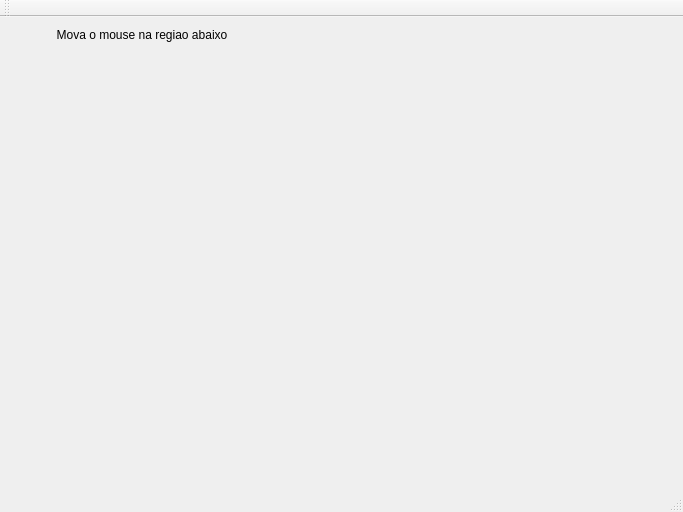
<?xml version="1.0" encoding="UTF-8"?>
<ui version="4.0">
 <class>MainWindow</class>
 <widget class="QMainWindow" name="MainWindow">
  <property name="geometry">
   <rect>
    <x>0</x>
    <y>0</y>
    <width>683</width>
    <height>512</height>
   </rect>
  </property>
  <property name="windowTitle">
   <string>MainWindow</string>
  </property>
  <widget class="QWidget" name="centralWidget">
   <layout class="QHBoxLayout" name="horizontalLayout" stretch="40,60">
    <item>
     <layout class="QVBoxLayout" name="verticalLayout" stretch="0,60,40">
      <item>
       <widget class="QLabel" name="label">
        <property name="text">
         <string>Mova o mouse na regiao abaixo</string>
        </property>
        <property name="alignment">
         <set>Qt::AlignCenter</set>
        </property>
       </widget>
      </item>
      <item>
       <widget class="MouseTracker" name="widgetTracker" native="true"/>
      </item>
      <item>
       <spacer name="verticalSpacer">
        <property name="orientation">
         <enum>Qt::Vertical</enum>
        </property>
        <property name="sizeHint" stdset="0">
         <size>
          <width>20</width>
          <height>40</height>
         </size>
        </property>
       </spacer>
      </item>
     </layout>
    </item>
    <item>
     <widget class="Plotter" name="widgetPlotter" native="true"/>
    </item>
   </layout>
  </widget>
  <widget class="QMenuBar" name="menuBar">
   <property name="geometry">
    <rect>
     <x>0</x>
     <y>0</y>
     <width>683</width>
     <height>25</height>
    </rect>
   </property>
  </widget>
  <widget class="QToolBar" name="mainToolBar">
   <attribute name="toolBarArea">
    <enum>TopToolBarArea</enum>
   </attribute>
   <attribute name="toolBarBreak">
    <bool>false</bool>
   </attribute>
  </widget>
  <widget class="QStatusBar" name="statusBar"/>
 </widget>
 <layoutdefault spacing="6" margin="11"/>
 <customwidgets>
  <customwidget>
   <class>MouseTracker</class>
   <extends>QWidget</extends>
   <header>mousetracker.h</header>
   <container>1</container>
  </customwidget>
  <customwidget>
   <class>Plotter</class>
   <extends>QWidget</extends>
   <header>plotter.h</header>
   <container>1</container>
  </customwidget>
 </customwidgets>
 <resources/>
 <connections/>
</ui>
